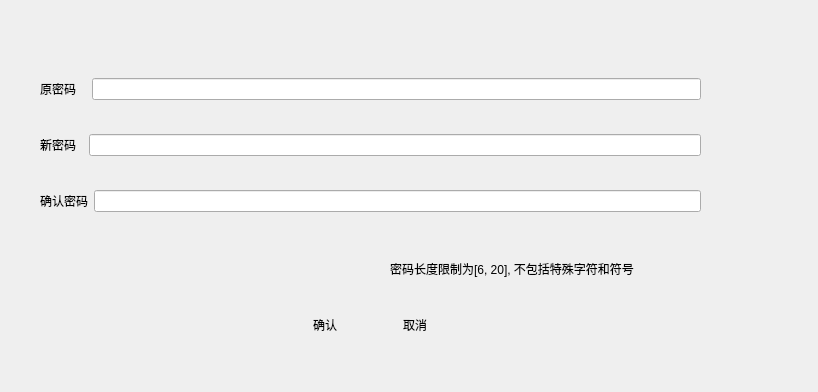
<?xml version="1.0" encoding="UTF-8"?>
<ui version="4.0">
 <class>zgnep_setting_amendPass</class>
 <widget class="QDialog" name="zgnep_setting_amendPass">
  <property name="geometry">
   <rect>
    <x>0</x>
    <y>0</y>
    <width>818</width>
    <height>392</height>
   </rect>
  </property>
  <property name="windowTitle">
   <string>Dialog</string>
  </property>
  <widget class="QPushButton" name="btn_confirm">
   <property name="geometry">
    <rect>
     <x>290</x>
     <y>310</y>
     <width>70</width>
     <height>30</height>
    </rect>
   </property>
   <property name="styleSheet">
    <string notr="true">border:0; background:transparent; background-image: url(:/src/confirm_normal.png);</string>
   </property>
   <property name="text">
    <string>确认</string>
   </property>
  </widget>
  <widget class="QPushButton" name="btn_cancel">
   <property name="geometry">
    <rect>
     <x>380</x>
     <y>310</y>
     <width>70</width>
     <height>30</height>
    </rect>
   </property>
   <property name="styleSheet">
    <string notr="true">border:0; background:transparent; background-image: url(:/src/cancel_normal.png);</string>
   </property>
   <property name="text">
    <string>取消</string>
   </property>
  </widget>
  <widget class="QLabel" name="label_4">
   <property name="geometry">
    <rect>
     <x>390</x>
     <y>240</y>
     <width>311</width>
     <height>57</height>
    </rect>
   </property>
   <property name="text">
    <string>密码长度限制为[6, 20], 不包括特殊字符和符号</string>
   </property>
  </widget>
  <widget class="QWidget" name="">
   <property name="geometry">
    <rect>
     <x>40</x>
     <y>50</y>
     <width>661</width>
     <height>191</height>
    </rect>
   </property>
   <layout class="QVBoxLayout" name="verticalLayout">
    <item>
     <layout class="QHBoxLayout" name="horizontalLayout">
      <item>
       <widget class="QLabel" name="label">
        <property name="text">
         <string>原密码   </string>
        </property>
       </widget>
      </item>
      <item>
       <widget class="QLineEdit" name="lineditOriginPassWord"/>
      </item>
     </layout>
    </item>
    <item>
     <layout class="QHBoxLayout" name="horizontalLayout_2">
      <item>
       <widget class="QLabel" name="label_2">
        <property name="text">
         <string>新密码  </string>
        </property>
       </widget>
      </item>
      <item>
       <widget class="QLineEdit" name="lineditNewPassWord"/>
      </item>
     </layout>
    </item>
    <item>
     <layout class="QHBoxLayout" name="horizontalLayout_3">
      <item>
       <widget class="QLabel" name="label_3">
        <property name="text">
         <string>确认密码</string>
        </property>
       </widget>
      </item>
      <item>
       <widget class="QLineEdit" name="lineditConfrimPassWord"/>
      </item>
     </layout>
    </item>
   </layout>
  </widget>
 </widget>
 <resources/>
 <connections/>
</ui>
